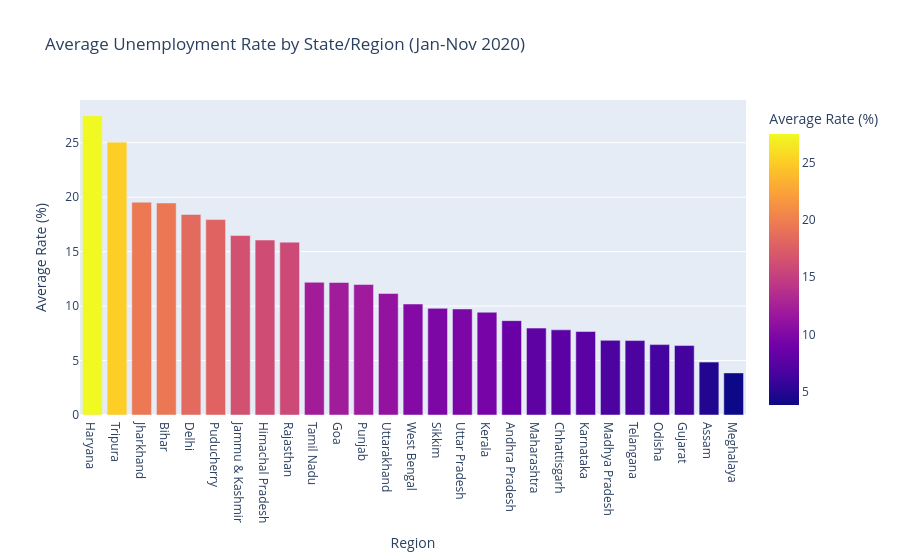

The code cell stored with this chart in its notebook:
### Code cell
# Group data by state region
regional_avg = df_rate.groupby('Region')['Unemployment_Rate'].mean().reset_index()
regional_avg = regional_avg.sort_values(by='Unemployment_Rate', ascending=False)

fig_bar = px.bar(regional_avg, x='Region', y='Unemployment_Rate',
                 title='Average Unemployment Rate by State/Region (Jan-Nov 2020)',
                 color='Unemployment_Rate',
                 labels={'Unemployment_Rate': 'Average Rate (%)'})
fig_bar.show()

### Figure 1 — Plotly figure (JSON) as saved in the notebook; plotly's stock layout.template omitted (floating-point values rounded to 4 significant figures)
{"data": [{"hovertemplate": "Region=%{x}<br>Average Rate (%)=%{marker.color}<extra></extra>", "legendgroup": "", "marker": {"color": [27.48, 25.05, 19.54, 19.47, 18.41, 17.94, 16.48, 16.07, 15.87, 12.19, 12.17, 11.98, 11.16, 10.19, 9.793, 9.737, 9.434, 8.664, 7.979, 7.819, 7.668, 6.854, 6.833, 6.462, 6.376, 4.856, 3.866], "coloraxis": "coloraxis", "pattern": {"shape": ""}}, "name": "", "orientation": "v", "showlegend": false, "textposition": "auto", "type": "bar", "x": ["Haryana", "Tripura", "Jharkhand", "Bihar", "Delhi", "Puducherry", "Jammu & Kashmir", "Himachal Pradesh", "Rajasthan", "Tamil Nadu", "Goa", "Punjab", "Uttarakhand", "West Bengal", "Sikkim", "Uttar Pradesh", "Kerala", "Andhra Pradesh", "Maharashtra", "Chhattisgarh", "Karnataka", "Madhya Pradesh", "Telangana", "Odisha", "Gujarat", "Assam", "Meghalaya"], "xaxis": "x", "y": [27.48, 25.05, 19.54, 19.47, 18.41, 17.94, 16.48, 16.07, 15.87, 12.19, 12.17, 11.98, 11.16, 10.19, 9.793, 9.737, 9.434, 8.664, 7.979, 7.819, 7.668, 6.854, 6.833, 6.462, 6.376, 4.856, 3.866], "yaxis": "y"}], "layout": {"barmode": "relative", "coloraxis": {"colorbar": {"title": {"text": "Average Rate (%)"}}, "colorscale": [[0, "#0d0887"], [0.1111, "#46039f"], [0.2222, "#7201a8"], [0.3333, "#9c179e"], [0.4444, "#bd3786"], [0.5556, "#d8576b"], [0.6667, "#ed7953"], [0.7778, "#fb9f3a"], [0.8889, "#fdca26"], [1, "#f0f921"]]}, "legend": {"tracegroupgap": 0}, "title": {"text": "Average Unemployment Rate by State/Region (Jan-Nov 2020)"}, "xaxis": {"anchor": "y", "domain": [0, 1], "title": {"text": "Region"}}, "yaxis": {"anchor": "x", "domain": [0, 1], "title": {"text": "Average Rate (%)"}}}}
